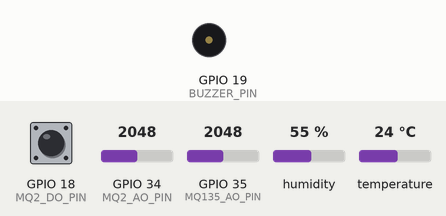
This sketch was run on a simulated ESP32. Shown: buzzer (waves = sounding, pin HIGH). The test bench sets the inputs (shaded band); at power-on: GPIO 34 (MQ2_AO_PIN) = 2048, temperature 24 °C, GPIO 18 (MQ2_DO_PIN) HIGH, GPIO 35 (MQ135_AO_PIN) = 2048, humidity 55 % (analog values on the 0–4095 scale). WiFi joins after 1.5 s; servers stay silent unless stated; web services answer with replies made up by the test bench; what the sketch prints to the serial monitor is not drawn.

Above: at 3.7 s.
3.8 s: GPIO 34 (MQ2_AO_PIN) set to 3648
9.3 s: GPIO 34 (MQ2_AO_PIN) set to 3756
At 14.7 s:
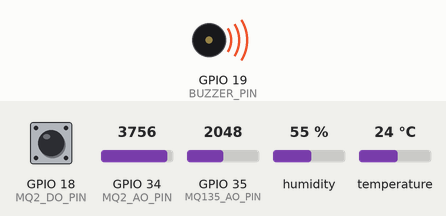
15.0 s: GPIO 34 (MQ2_AO_PIN) set to 2866
At 20.0 s:
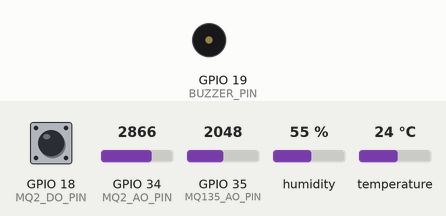
31.1 s: temperature set to 31 °C
36.3 s: temperature set to 34 °C
At 41.2 s:
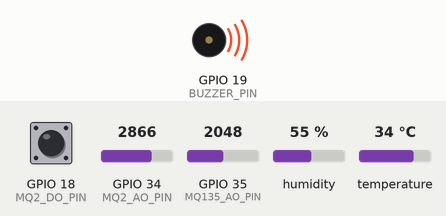
Timing chart, 0 to 42.7 s (numbered marks = the images above; inputs shaded):
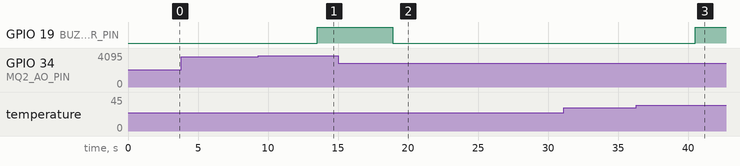

The sketch:

forest_fire_prediction.ino
```cpp
/*******************************************************
  FOREST FIRE EARLY WARNING SYSTEM – FINAL PROJECT CODE
********************************************************/

#include <WiFi.h>
#include <HTTPClient.h>
#include <DHT.h>

// --------------------------- SENSOR PINS ---------------------------
#define DHTPIN 4
#define DHTTYPE DHT11
DHT dht(DHTPIN, DHTTYPE);

#define MQ2_DO_PIN 18
#define MQ2_AO_PIN 34   // ESP32 analog pin
#define MQ135_AO_PIN 35 // ESP32 analog pin
#define BUZZER_PIN 19

// --------------------------- WIFI DETAILS ---------------------------
const char* ssid = "Monika";
const char* password = "12345678";

// --------------------------- THINGSPEAK SETTINGS ---------------------------
String apiKey = "6KUBFHT17HTKJH3L";
String server = "http://api.thingspeak.com/update";

// ---------------------- BASELINES (modify from your test) --------------------
float BASE_TEMP = 26.7;
float BASE_MQ2 = 2775;
float BASE_MQ135 = 2075;

// ---------------------- ADAPTIVE THRESHOLDS -------------------------------
float TEMP_THRESHOLD = BASE_TEMP + 18;
int MQ2_THRESHOLD = BASE_MQ2 * 1.35;
int MQ135_THRESHOLD = BASE_MQ135 * 1.30;

// --------------------------- FUNCTIONS ------------------------------------
float safeReadTemp() {
  float t = dht.readTemperature();
  if (isnan(t)) return BASE_TEMP;
  return t;
}

float safeReadHumidity() {
  float h = dht.readHumidity();
  if (isnan(h)) return 50.0;
  return h;
}

int readAnalogAvg(int pin) {
  long sum = 0;
  for (int i = 0; i < 8; i++) {
    sum += analogRead(pin);
    delay(10);
  }
  return sum / 8;
}

float computeFireRisk(float temp, int mq2, int mq135) {
  float T_norm = fminf(1.0f, temp / TEMP_THRESHOLD);
  float MQ2_norm = fminf(1.0f, (float)mq2 / MQ2_THRESHOLD);
  float MQ135_norm = fminf(1.0f, (float)mq135 / MQ135_THRESHOLD);

  float risk = (0.40f * T_norm) +
               (0.35f * MQ2_norm) +
               (0.25f * MQ135_norm);

  return risk * 100.0f;
}

String classifyRisk(float risk) {
  if (risk < 25) return "SAFE";
  if (risk < 50) return "MODERATE";
  if (risk < 75) return "HIGH RISK";
  return "🔥 FIRE ALERT";
}

void sendToThingSpeak(float temp, float hum, int mq2, int mq135, float risk) {
  if (WiFi.status() != WL_CONNECTED) return;

  HTTPClient http;
  String request = server +
                   "?api_key=" + apiKey +
                   "&field1=" + String(temp) +
                   "&field2=" + String(hum) +
                   "&field3=" + String(mq2) +
                   "&field4=" + String(mq135) +
                   "&field5=" + String(risk);

  http.begin(request);
  http.GET();
  http.end();
}

// ---------------------------- SETUP ---------------------------------------
void setup() {
  Serial.begin(115200);
  delay(1000);

  dht.begin();
  pinMode(MQ2_DO_PIN, INPUT);
  pinMode(BUZZER_PIN, OUTPUT);
  digitalWrite(BUZZER_PIN, LOW);

  // Improve ESP32 ADC accuracy
  analogReadResolution(12);
  analogSetPinAttenuation(MQ2_AO_PIN, ADC_11db);
  analogSetPinAttenuation(MQ135_AO_PIN, ADC_11db);

  // WiFi
  Serial.println("Connecting to WiFi...");
  WiFi.begin(ssid, password);
  unsigned long start = millis();
  while (WiFi.status() != WL_CONNECTED && millis() - start < 15000) {
    Serial.print(".");
    delay(500);
  }
  Serial.println(WiFi.status() == WL_CONNECTED ? "\nWiFi Connected!" : "\nWiFi Failed.");
}

// ----------------------------- LOOP ---------------------------------------
void loop() {

  float temp = safeReadTemp();
  float hum = safeReadHumidity();
  int mq2 = readAnalogAvg(MQ2_AO_PIN);
  int mq135 = readAnalogAvg(MQ135_AO_PIN);
  int mq2_digital = digitalRead(MQ2_DO_PIN);

  float risk = computeFireRisk(temp, mq2, mq135);
  String status = classifyRisk(risk);

  Serial.println("=================================================");
  Serial.printf("Temperature    : %.2f°C\n", temp);
  Serial.printf("Humidity       : %.2f%%\n", hum);
  Serial.printf("MQ2 Analog     : %d\n", mq2);
  Serial.printf("MQ135 Analog   : %d\n", mq135);
  Serial.printf("Fire Risk      : %.2f%%  --> %s\n", risk, status.c_str());
  Serial.println("=================================================\n");

  // ------------------ FIX: Prevent buzzer false noise ------------------
  if (risk > 75 || mq2_digital == 0) {
    digitalWrite(BUZZER_PIN, HIGH);
  } else {
    digitalWrite(BUZZER_PIN, LOW);
  }

  sendToThingSpeak(temp, hum, mq2, mq135, risk);

  delay(5000);
}
```

Measured:
- the behaviour switches between 3696 and 3697 on GPIO 34 (MQ2_AO_PIN) (found by bisection; images 0 and 1)
- the behaviour switches between 32 and 33 °C on temperature (found by bisection; images 2 and 3)
- after the input at 3.8 s, every drawn part: stays the same
- after the input at 9.3 s, GPIO 19 (BUZZER_PIN): LOW → HIGH after 4.2 s
- after the input at 15.0 s, GPIO 19 (BUZZER_PIN): HIGH → LOW after 3.9 s
- after the input at 31.1 s, every drawn part: stays the same
- after the input at 36.3 s, GPIO 19 (BUZZER_PIN): LOW → HIGH after 4.2 s
